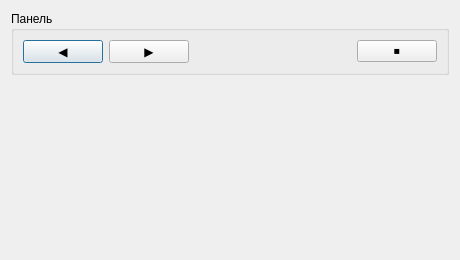
<?xml version="1.0" encoding="UTF-8"?>
<ui version="4.0"><class>Dialog</class><widget class="QDialog" name="Dialog"><property name="geometry"><rect><x>0</x><y>0</y><width>460</width><height>260</height></rect></property><property name="windowTitle"><string>#111 groups/196_group_hbox</string></property><layout class="QVBoxLayout" name="verticalLayout"><property name="leftMargin"><number>11</number></property><property name="topMargin"><number>11</number></property><property name="rightMargin"><number>11</number></property><property name="bottomMargin"><number>11</number></property><property name="spacing"><number>6</number></property><item><widget class="QGroupBox" name="g1"><property name="title"><string>Панель</string></property><layout class="QVBoxLayout" name="g1Layout"><property name="leftMargin"><number>9</number></property><property name="topMargin"><number>9</number></property><property name="rightMargin"><number>9</number></property><property name="bottomMargin"><number>9</number></property><property name="spacing"><number>6</number></property><item><layout class="QHBoxLayout" name="row"><property name="leftMargin"><number>0</number></property><property name="topMargin"><number>0</number></property><property name="rightMargin"><number>0</number></property><property name="bottomMargin"><number>0</number></property><property name="spacing"><number>6</number></property><item><widget class="QPushButton" name="b1"><property name="text"><string>◀</string></property></widget></item><item><widget class="QPushButton" name="b2"><property name="text"><string>▶</string></property></widget></item><item><spacer name="horizontalSpacer"><property name="orientation"><enum>Qt::Orientation::Horizontal</enum></property><property name="sizeHint" stdset="0"><size><width>40</width><height>20</height></size></property></spacer></item><item><widget class="QPushButton" name="b3"><property name="text"><string>⏹</string></property></widget></item></layout></item></layout></widget></item><item><spacer name="verticalSpacer"><property name="orientation"><enum>Qt::Orientation::Vertical</enum></property><property name="sizeHint" stdset="0"><size><width>40</width><height>20</height></size></property></spacer></item></layout></widget></ui>
